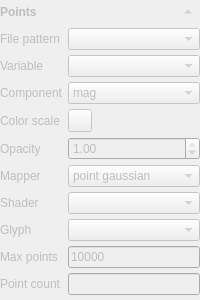
        <widget class="QWidget" name="widget_points" native="true">
         <property name="enabled">
          <bool>false</bool>
         </property>
         <layout class="QGridLayout" name="gridLayout_3">
          <property name="leftMargin">
           <number>0</number>
          </property>
          <property name="topMargin">
           <number>0</number>
          </property>
          <property name="rightMargin">
           <number>0</number>
          </property>
          <property name="bottomMargin">
           <number>5</number>
          </property>
          <property name="spacing">
           <number>5</number>
          </property>
          <item row="0" column="3">
           <widget class="QToolButton" name="toolButton_points_toggle">
            <property name="text">
             <string>...</string>
            </property>
            <property name="autoRaise">
             <bool>true</bool>
            </property>
            <property name="arrowType">
             <enum>Qt::UpArrow</enum>
            </property>
           </widget>
          </item>
          <item row="1" column="0" colspan="4">
           <widget class="QWidget" name="widget_points_opts" native="true">
            <layout class="QGridLayout" name="gridLayout_9">
             <property name="leftMargin">
              <number>0</number>
             </property>
             <property name="topMargin">
              <number>0</number>
             </property>
             <property name="rightMargin">
              <number>0</number>
             </property>
             <property name="bottomMargin">
              <number>0</number>
             </property>
             <property name="spacing">
              <number>5</number>
             </property>
             <item row="1" column="1">
              <widget class="ComboBox" name="comboBox_points_variable"/>
             </item>
             <item row="5" column="0">
              <widget class="QLabel" name="label_26">
               <property name="text">
                <string>Mapper</string>
               </property>
              </widget>
             </item>
             <item row="6" column="1">
              <widget class="ComboBox" name="comboBox_particle_shader"/>
             </item>
             <item row="8" column="1">
              <widget class="LineEdit" name="lineEdit_maximum_glyph_points">
               <property name="text">
                <string>10000</string>
               </property>
              </widget>
             </item>
             <item row="1" column="0">
              <widget class="QLabel" name="label_10">
               <property name="text">
                <string>Variable</string>
               </property>
              </widget>
             </item>
             <item row="0" column="0">
              <widget class="QLabel" name="label_12">
               <property name="sizePolicy">
                <sizepolicy hsizetype="Maximum" vsizetype="Preferred">
                 <horstretch>0</horstretch>
                 <verstretch>0</verstretch>
                </sizepolicy>
               </property>
               <property name="text">
                <string>File pattern</string>
               </property>
              </widget>
             </item>
             <item row="8" column="0">
              <widget class="QLabel" name="label_max_points">
               <property name="text">
                <string>Max points</string>
               </property>
              </widget>
             </item>
             <item row="2" column="0">
              <widget class="QLabel" name="label_8">
               <property name="text">
                <string>Component</string>
               </property>
              </widget>
             </item>
             <item row="4" column="1">
              <widget class="QDoubleSpinBox" name="doubleSpinBox_points_opacity">
               <property name="maximum">
                <double>1.000000000000000</double>
               </property>
               <property name="singleStep">
                <double>0.100000000000000</double>
               </property>
               <property name="value">
                <double>1.000000000000000</double>
               </property>
              </widget>
             </item>
             <item row="5" column="1">
              <widget class="ComboBox" name="comboBox_partilce_mapper">
               <item>
                <property name="text">
                 <string>point gaussian</string>
                </property>
               </item>
               <item>
                <property name="text">
                 <string>glyphs</string>
                </property>
               </item>
              </widget>
             </item>
             <item row="2" column="1">
              <widget class="ComboBox" name="comboBox_points_component">
               <item>
                <property name="text">
                 <string>mag</string>
                </property>
               </item>
               <item>
                <property name="text">
                 <string>x</string>
                </property>
               </item>
               <item>
                <property name="text">
                 <string>y</string>
                </property>
               </item>
               <item>
                <property name="text">
                 <string>z</string>
                </property>
               </item>
              </widget>
             </item>
             <item row="0" column="1">
              <widget class="ComboBox" name="comboBox_points_file_pattern">
               <property name="sizePolicy">
                <sizepolicy hsizetype="Expanding" vsizetype="Fixed">
                 <horstretch>0</horstretch>
                 <verstretch>0</verstretch>
                </sizepolicy>
               </property>
              </widget>
             </item>
             <item row="4" column="0">
              <widget class="QLabel" name="label_9">
               <property name="text">
                <string>Opacity</string>
               </property>
              </widget>
             </item>
             <item row="6" column="0">
              <widget class="QLabel" name="label_shader">
               <property name="text">
                <string>Shader</string>
               </property>
              </widget>
             </item>
             <item row="3" column="1">
              <widget class="QToolButton" name="toolButton_points_color">
               <property name="text">
                <string/>
               </property>
               <property name="autoRaise">
                <bool>false</bool>
               </property>
              </widget>
             </item>
             <item row="3" column="0">
              <widget class="QLabel" name="label_7">
               <property name="text">
                <string>Color scale</string>
               </property>
              </widget>
             </item>
             <item row="7" column="0">
              <widget class="QLabel" name="label_glyph">
               <property name="text">
                <string>Glyph</string>
               </property>
              </widget>
             </item>
             <item row="7" column="1">
              <widget class="ComboBox" name="comboBox_glyph"/>
             </item>
             <item row="9" column="0">
              <widget class="QLabel" name="label_40">
               <property name="text">
                <string>Point count</string>
               </property>
              </widget>
             </item>
             <item row="9" column="1">
              <widget class="QLineEdit" name="lineEdit_point_count">
               <property name="readOnly">
                <bool>true</bool>
               </property>
              </widget>
             </item>
            </layout>
           </widget>
          </item>
          <item row="0" column="0" colspan="3">
           <widget class="QLabel" name="label_11">
            <property name="font">
             <font>
              <weight>75</weight>
              <bold>true</bold>
             </font>
            </property>
            <property name="text">
             <string>Points</string>
            </property>
           </widget>
          </item>
         </layout>
        </widget>
